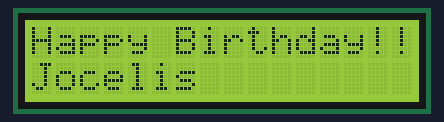
This sketch was run on a simulated Arduino Uno, built with avr-gcc and run on an emulated ATmega328P. Shown: 16×2 character LCD.

Above: at 1.49 s.
At 4.95 s:
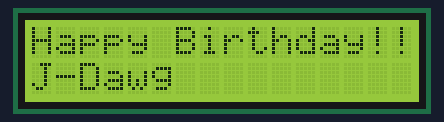
At 5.4 s:
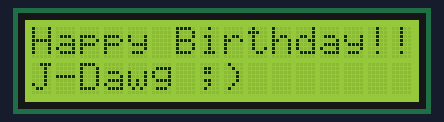
At 8.41 s:
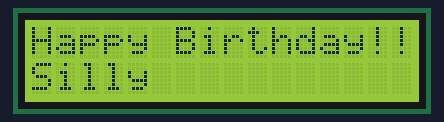
At 8.9 s:
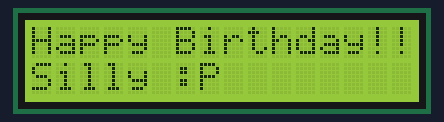
At 11.06 s:
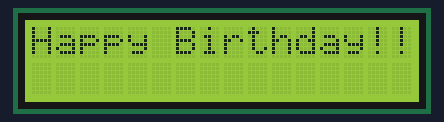

Measured:
- by itself, everything shown: repeats every 11.2 s, in 27 steps
- what the display in image 0 shows lasts 0.4 s, from 1.3 s to 1.7 s
- what the display in image 2 shows lasts 1.8 s, from 5.4 s to 7.2 s
- what the display in image 4 shows lasts 2.1 s, from 8.8 s to 10.9 s

The sketch:

LCD4Pin.ino
```cpp
//A5 to SCL
//A4 to SDA

#include <Wire.h>
#include <LiquidCrystal_I2C.h>

char words[] = "Happy Birthday";
char nicknames[4][16] = {"Jocelis :3      ","J-Dawg ;)       ","Silly :P        ", "Royalty :o      "};

LiquidCrystal_I2C lcd(0x3F, 16, 2); // set the LCD address to 0x27 for a 16 chars and 2 line display

void setup(){
  lcd.init();  //initialize the lcd
  lcd.backlight();  //open the backlight
  lcd.setCursor(0,0);
  lcd.print("Happy Birthday!!");
}

void erase(int line){
  lcd.setCursor(0,line);
  for (int i = 0; i<16; i++){
    lcd.print("  ");
  }
}

void text(int line, int digit,int del,char words[]){
  lcd.setCursor(digit,line);
  for (int i = 0; i<16-digit; i++){
    lcd.setCursor(digit+i,line);
    lcd.print(words[i]);
    delay(del*100);
  }
}

void loop(){

    for (int k = 0; k<3;k++){
       text(1,0,2,nicknames[k]);
       delay(200);
       erase(1);
       delay(200);
    }
    delay(200);
}
```
